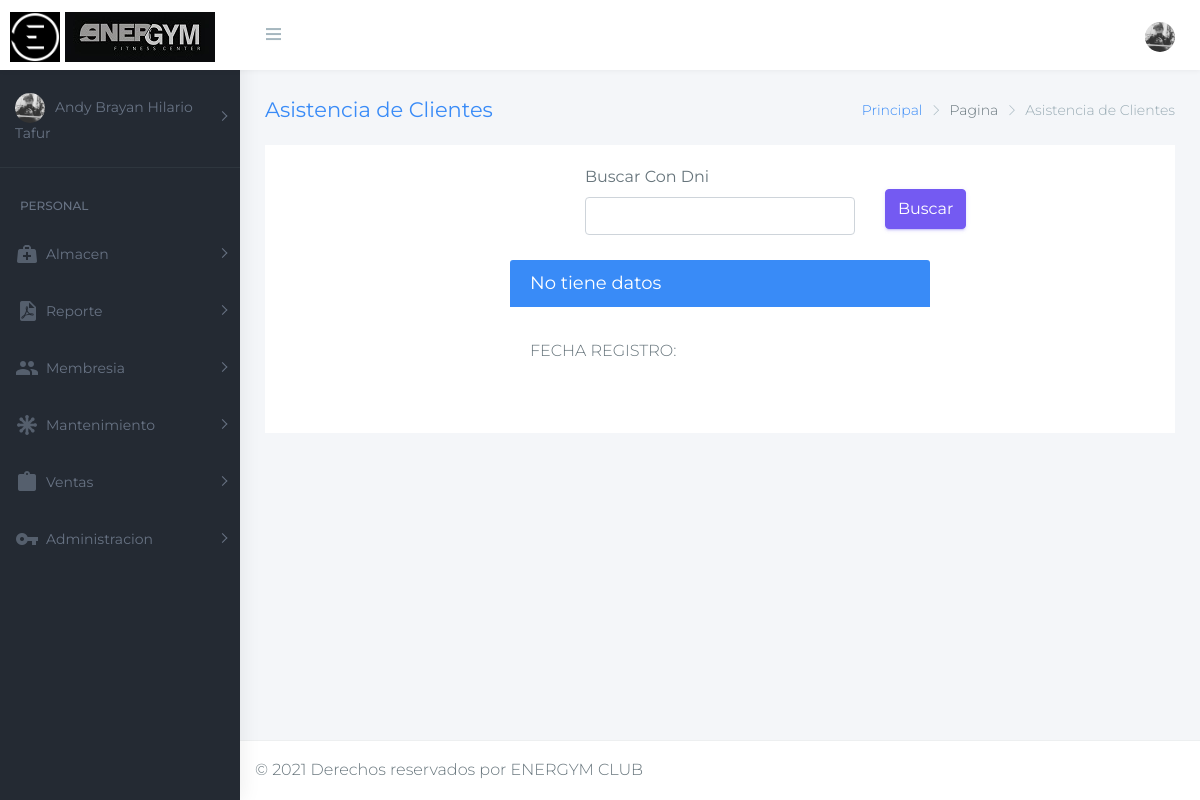
/index.php/asistencia (signed in), run on the app's committed database.
### tables this page shows
CREATE TABLE `empleados` (
  `empleado_id` int(11) NOT NULL,
  `empleado_nombres` varchar(100) NOT NULL,
  `empleado_apellidos` varchar(100) DEFAULT NULL,
  `empleado_dni` varchar(8) DEFAULT NULL,
  `empleado_direccion` varchar(50) DEFAULT NULL,
  `empleado_email` varchar(50) DEFAULT NULL,
  `empleado_telefono` varchar(30) DEFAULT NULL,
  `perfil_id` int(11) DEFAULT NULL,
  `empleado_usuario` varchar(50) DEFAULT NULL,
  `empleado_clave` varchar(200) DEFAULT NULL,
  `estado` int(1) DEFAULT '1',
  `empresa_ruc` varchar(255) DEFAULT NULL,
  `empresa_sede` int(11) DEFAULT NULL,
  `empleado_nombre_completo` varchar(255) DEFAULT NULL,
  `empleado_foto_perfil` text,
  `empleado_fecha_nacimiento` date DEFAULT NULL,
  `empleado_huella` longtext,
  `empleado_sexo` char(1) DEFAULT 'm',
  `empleado_horario_entrada_man` time DEFAULT NULL,
  `empleado_horario_salida_man` time DEFAULT NULL,
  `empleado_horario_entrada_tar` time DEFAULT NULL,
  `empleado_horario_salida_tar` time DEFAULT NULL,
  `empleado_foto` text
);

CREATE TABLE `modulos` (
  `modulo_id` int(11) NOT NULL,
  `modulo_nombre` varchar(50) DEFAULT NULL,
  `modulo_icono` varchar(50) DEFAULT NULL,
  `modulo_url` varchar(50) DEFAULT NULL,
  `modulo_padre` int(11) DEFAULT NULL,
  `estado` int(1) DEFAULT '1',
  `modulo_orden` int(11) DEFAULT NULL
);

### application/controllers/BaseController.php (called while the page is built, shortened)
<?php
class BaseController extends CI_Controller {
  public function __construct() {
    $this->load->model("Mantenimiento_m");
  }
  public function vista($cuerpo,$data=array()){
    $data["datos_usuario"]=$this->Mantenimiento_m->consulta3("SELECT * FROM empleados INNER JOIN perfiles ON empleados.perfil_id = perfiles.perfil_id AND empleados.empleado_id=".$_COOKIE["usuario_id"]);
    $modulos = $this->Mantenimiento_m->consulta3("SELECT modulos.modulo_nombre ,modulos.modulo_id,modulos.modulo_orden,modulos.modulo_icono,modulos.modulo_url,
      modulos.modulo_padre,modulos.estado
      FROM modulos
      INNER JOIN modulos AS MODULOHIJO ON (modulos.modulo_id = MODULOHIJO.modulo_padre)
      INNER JOIN permisos_sede ON permisos_sede.persed_id_modulo = MODULOHIJO.modulo_id
      WHERE
      modulos.modulo_padre=1   and modulos.modulo_id!=1 and
      permisos_sede.persed_id_perfil=".$_COOKIE["usuario_perfil"]."
      GROUP BY
      MODULOHIJO.modulo_padre
      order by modulo_orden asc");
    foreach ($modulos as $key => $value){
      $mod = $this->Mantenimiento_m->consulta3("select modulos.* from modulos inner join permisos_sede on(modulos.modulo_id=permisos_sede.persed_id_modulo) inner join perfiles on(perfiles.perfil_id=permisos_sede.persed_id_perfil) where permisos_sede.persed_id_perfil=".$_COOKIE["usuario_perfil"]."   and modulos.modulo_padre=".$value["modulo_id"]." and modulos.estado=1 GROUP BY modulos.modulo_id");
      $modulos[$key]["lista"] = $mod;
    }
    if($_COOKIE["config_usuario"]){
     $data["titulo"]='Energym';
     $data["logo_empresa"]='1234567';
     $data["titulo_corto"]= 'qwe';
     $this->load->view('Layout',compact("data","modulos"));
     $this->load->view($cuerpo,compact("data"));
     $this->load->view('Footer',compact("data"));
   }else{
    header('Location: '.base_url());
  }
}
}
?>

### application/controllers/Asistencia.php (called while the page is built, shortened)
<?php
require_once "BaseController.php";
class Asistencia  extends BaseController {
    public function index()
    {
     $data=array();
      	$data["titulo_descripcion"]="Asistencia de Clientes";
	  	$this->vista("Asistencia/index",$data);
   }
}

### index.php (called while the page is built, shortened)
<?php
require_once BASEPATH.'core/CodeIgniter.php';

### application/models/Mantenimiento_m.php (called while the page is built, shortened)
<?php  if ( ! defined('BASEPATH')) exit('No direct script access allowed');
	class Mantenimiento_m extends CI_Model
	{
        public function consulta3($sql){
            $datasesores=$this->db->query($sql);
            return $datasesores->result_array();
         }
	}
?>

### application/views/Layout.php (the view, shortened to what this page needs)
<!DOCTYPE html>
<html lang="en">
<head>
    <?php include("Layout/css.php"); ?>
</head>
<body class="fix-header card-no-border fix-sidebar">
    <div id="main-wrapper">
        <header class="topbar">
            <nav class="navbar top-navbar navbar-expand-md navbar-light">
                <div class="navbar-header">
                    <a class="navbar-brand" href="#">
                        <b>
                            <img src="<?php echo base_url();?>public/assets/images/ener8.png" style="    width: 50px;" alt="homepage" class="dark-logo" />
                        </b>
                        <span>
                         <img src="<?php echo base_url();?>public/assets/images/ener9.jpg" alt="homepage" class="dark-logo" />
                         <img src="<?php echo base_url();?>public/assets/images/logo-light-text.png" class="light-logo" alt="homepage" /></span> </a>
                </div>
                <div class="navbar-collapse">
                    <ul class="navbar-nav mr-auto">
                        <li class="nav-item"> <a class="nav-link sidebartoggler hidden-sm-down waves-effect waves-dark" href="javascript:void(0)"><i class="ti-menu"></i></a> </li>
                    </ul>
                    <ul class="navbar-nav my-lg-0">
                        <li class="nav-item dropdown">
                            <a class="nav-link dropdown-toggle waves-effect waves-dark" href="#" data-toggle="dropdown" aria-haspopup="true" aria-expanded="false"><img id="foto_perfilupdate" src="<?php echo base_url().'public/assets/images/foto_perfil/'.$data["datos_usuario"][0]["empleado_foto"] ?>" alt="user" class="profile-pic" /></a>
                        </li>
                    </ul>
                </div>
            </nav>
        </header>
        <aside class="left-sidebar">
            <div class="scroll-sidebar">
                <nav class="sidebar-nav">
                    <ul id="sidebarnav">
                        <li class="user-profile"> <a class="has-arrow waves-effect waves-dark" href="#" aria-expanded="false"><img class="foto_perfilupdate" src="<?php echo base_url().'public/assets/images/foto_perfil/'.$data["datos_usuario"][0]["empleado_foto"] ?>" alt="user" /><span class="hide-menu"><?php echo $data["datos_usuario"][0]["empleado_nombres"]?> </span></a>
                        </li>
                        <li class="nav-devider"></li>
                        <li class="nav-small-cap">PERSONAL</li>
                        <?php foreach ($modulos as $value) {
                            if(count($value["lista"])>0){ ?>
                        <li> <a id="padre_id_<?php echo $value['modulo_id']?>" data-target="#cuerpo_<?php echo ($value["modulo_id"])?>" class="has-arrow waves-effect waves-dark" href="#" aria-expanded="false"><i class="<?php echo strtolower($value["modulo_icono"])?>"></i><span class="hide-menu"><?php echo ($value["modulo_nombre"])?> </span></a>
                                <?php foreach ($value["lista"] as $val) { ?>
                                </li>
                                <?php }     ?>
                            </ul>
                        <?php }else{
                         echo '<li> <a  href="'.base_url().$value["modulo_url"].'" aria-expanded="false"><i class="'.$value["modulo_icono"].'"></i><span class="hide-menu">'.$value["modulo_nombre"].'</span></a></li>';
                        }}?>
                </nav>
            </div>
        </aside>
        <div class="page-wrapper">
            <div class="container-fluid"  id="cuerpo_pagina_vista">
            <div class="row page-titles">
                <div class="col-md-5 align-self-center">
                    <h3 class="text-themecolor"><?php if(isset($data["titulo_descripcion"])){echo $data["titulo_descripcion"];}else{echo "Panel de Control";} ?></h3>
                </div>
                <div class="col-md-7 align-self-center">
                    <ol class="breadcrumb">
                        <li class="breadcrumb-item"><a href="javascript:void(0)">Principal</a></li>
                        <li class="breadcrumb-item">Pagina</li>
                        <li class="breadcrumb-item active"><?php if(isset($data["titulo_descripcion"])){echo $data["titulo_descripcion"];}else{echo "Panel de Control";} ?></li>
                    </ol>
                </div>
            </div>

### public/css/colors/default-dark.css (style rules this page uses)
.topbar { background: #fff; }
.topbar .navbar-light .navbar-nav .nav-item > a.nav-link { color: #a6b7bf; }
a { color: #398bf7; }
.text-themecolor { color: #398bf7 !important; }
.card-no-border .left-sidebar, .card-no-border .sidebar-nav { background: #242a33; }
.sidebar-nav { background: #242a33; }
.sidebar-nav ul li.nav-small-cap { color: #687384; }

### data on the page
empleados: empleado_foto (picture), empleado_nombres "Andy Brayan Hilario Tafur"
modulos: modulo_nombre "Almacen"
modulos: modulo_nombre "Reporte"
modulos: modulo_nombre "Membresia"
modulos: modulo_nombre "Mantenimiento"
modulos: modulo_nombre "Ventas"
modulos: modulo_nombre "Administracion"

### other printed values
$data["titulo_descripcion"] "Asistencia de Clientes"
